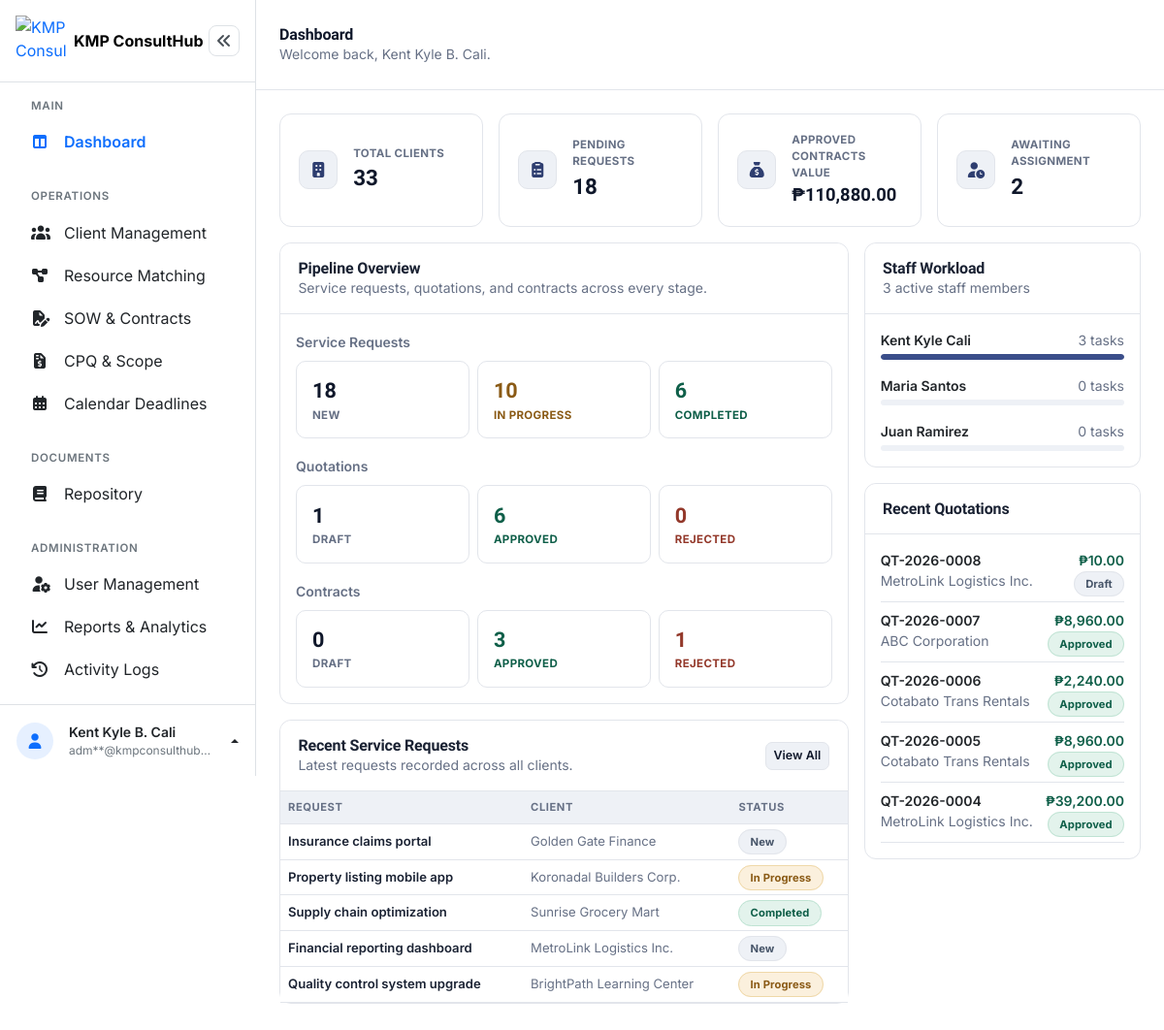
Page /admin/dashboard.php (signed in) on the earlier database version.
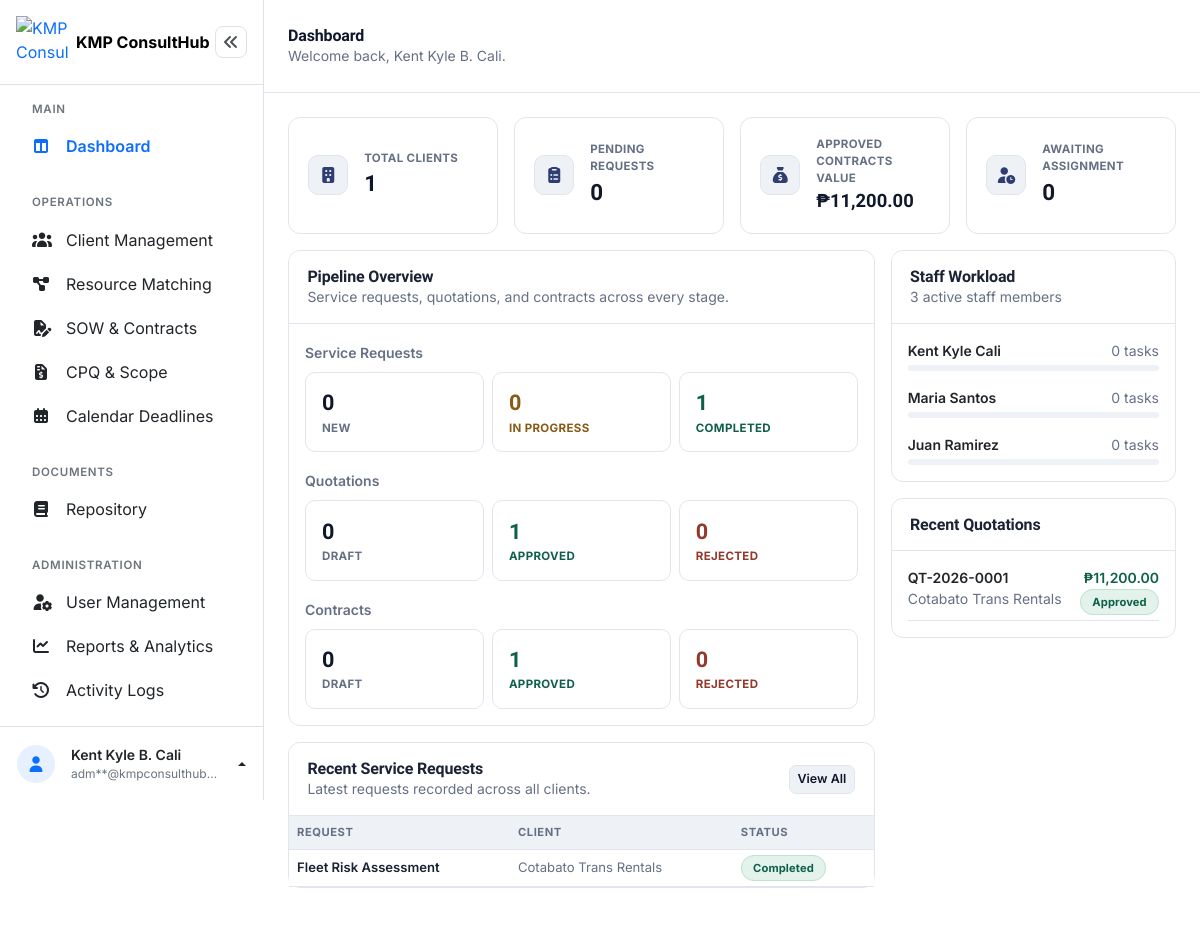
Same page on the later database version.
### tables this page shows
CREATE TABLE `service_requests` (
  `request_id` int(10) UNSIGNED NOT NULL,
  `client_id` int(10) UNSIGNED NOT NULL,
  `request_title` varchar(150) NOT NULL,
  `request_details` text DEFAULT NULL,
  `required_skill` varchar(100) DEFAULT NULL,
  `status` enum('New','In Progress','Completed','Cancelled') NOT NULL DEFAULT 'New',
  `assigned_to` int(10) UNSIGNED DEFAULT NULL,
  `assigned_by` int(10) UNSIGNED DEFAULT NULL,
  `created_at` timestamp NOT NULL DEFAULT current_timestamp(),
  `updated_at` timestamp NOT NULL DEFAULT current_timestamp() ON UPDATE current_timestamp()
);

CREATE TABLE `clients` (
  `client_id` int(10) UNSIGNED NOT NULL,
  `company_name` varchar(150) NOT NULL,
  `contact_person` varchar(150) NOT NULL,
  `email` varchar(150) NOT NULL,
  `contact_number` varchar(20) NOT NULL,
  `address` varchar(255) NOT NULL,
  `industry` varchar(100) DEFAULT NULL,
  `created_at` timestamp NOT NULL DEFAULT current_timestamp(),
  `updated_at` timestamp NOT NULL DEFAULT current_timestamp() ON UPDATE current_timestamp()
);

CREATE TABLE `users` (
  `user_id` int(10) UNSIGNED NOT NULL,
  `firstname` varchar(100) NOT NULL,
  `middlename` varchar(100) DEFAULT NULL,
  `lastname` varchar(100) NOT NULL,
  `birthday` date NOT NULL,
  `gender` enum('Male','Female') NOT NULL,
  `address` varchar(255) NOT NULL,
  `contact_number` varchar(20) NOT NULL,
  `email` varchar(150) NOT NULL,
  `password` varchar(255) NOT NULL,
  `role` enum('manager','supervisor','staff') NOT NULL,
  `status` enum('Active','Inactive') NOT NULL DEFAULT 'Active',
  `created_at` timestamp NOT NULL DEFAULT current_timestamp(),
  `updated_at` timestamp NOT NULL DEFAULT current_timestamp() ON UPDATE current_timestamp()
);

CREATE TABLE `quotations` (
  `quotation_id` int(10) UNSIGNED NOT NULL,
  `quotation_number` varchar(30) NOT NULL,
  `request_id` int(10) UNSIGNED NOT NULL,
  `client_id` int(10) UNSIGNED NOT NULL,
  `project_scope` text DEFAULT NULL,
  `status` enum('Draft','Sent','Approved','Rejected') NOT NULL DEFAULT 'Draft',
  `subtotal` decimal(12,2) NOT NULL DEFAULT 0.00,
  `tax_rate` decimal(5,2) NOT NULL DEFAULT 0.00,
  `tax_amount` decimal(12,2) NOT NULL DEFAULT 0.00,
  `total_amount` decimal(12,2) NOT NULL DEFAULT 0.00,
  `valid_until` date DEFAULT NULL,
  `notes` text DEFAULT NULL,
  `prepared_by` int(10) UNSIGNED DEFAULT NULL,
  `created_at` timestamp NOT NULL DEFAULT current_timestamp(),
  `updated_at` timestamp NOT NULL DEFAULT current_timestamp() ON UPDATE current_timestamp()
);

### admin/dashboard.php (the view, shortened to what the rows shown need)
<?php
$pdo = getConnection();
$recentRequestsStmt = $pdo->query(
    "SELECT sr.request_id, sr.request_title, sr.status, sr.created_at, c.company_name
     FROM service_requests sr
     INNER JOIN clients c ON c.client_id = sr.client_id
     ORDER BY sr.created_at DESC
     LIMIT 5"
);
$recentRequests = $recentRequestsStmt->fetchAll();
$recentQuotationsStmt = $pdo->query(
    "SELECT q.quotation_number, q.status, q.total_amount, q.created_at, c.company_name
     FROM quotations q
     INNER JOIN clients c ON c.client_id = q.client_id
     ORDER BY q.created_at DESC
     LIMIT 5"
);
$recentQuotations = $recentQuotationsStmt->fetchAll();
$staffWorkloadStmt = $pdo->query(
    "SELECT u.user_id, u.firstname, u.lastname, u.status,
            (SELECT COUNT(*) FROM service_requests sr WHERE sr.assigned_to = u.user_id AND sr.status = 'In Progress') AS workload
     FROM users u
     WHERE u.role = 'Staff'
     ORDER BY workload DESC
     LIMIT 5"
);
$staffWorkload = $staffWorkloadStmt->fetchAll();
function requestStatusClass(string $status): string
{
    return match ($status) {
        'New' => 'status-new',
        'In Progress' => 'status-progress',
        'Completed' => 'status-approved',
        'Cancelled' => 'status-rejected',
        default => 'status-new',
    };
}
function quotationStatusClass(string $status): string
{
    return match ($status) {
        'Draft' => 'status-new',
        'Approved' => 'status-approved',
        'Rejected' => 'status-rejected',
        default => 'status-new',
    };
}
?>
<!DOCTYPE html>
<html lang="en">
<head>
<link rel="stylesheet" href="../assets/vendor/bootstrap-5.3.8/css/bootstrap.min.css">
<link rel="stylesheet" href="../assets/vendor/fontawesome-free-7.3.1/css/all.min.css">
<link rel="stylesheet" href="../assets/css/dashboard.css">
</head>
<body>
<div class="dashboard-layout d-flex">
  <div class="dashboard-main flex-grow-1" style="min-width:0;">
    <header class="dashboard-topbar bg-white d-flex align-items-center justify-content-between px-3 px-md-4 no-print">
      <div class="d-flex align-items-center gap-3">
        <div>
          <h1 class="dashboard-title h6 h5-md fw-bold mb-0">Dashboard</h1>
        </div>
      </div>
    </header>
    <main class="dashboard-content p-3 p-md-4">
      <div class="row g-3">
        <div class="col-lg-8">
          <section class="card mb-3">
            <div class="card-header">
              <h2 class="h6 fw-bold mb-0">Pipeline Overview</h2>
            </div>
          </section>
          <section class="card mb-3">
            <div class="card-header d-flex justify-content-between align-items-center">
              <div>
                <h2 class="h6 fw-bold mb-0">Recent Service Requests</h2>
              </div>
            </div>
            <div class="table-responsive">
              <table class="table table-hover align-middle mb-0">
                <thead>
                  <tr>
                    <th scope="col">Request</th>
                    <th scope="col" class="d-none d-md-table-cell">Client</th>
                    <th scope="col">Status</th>
                  </tr>
                </thead>
                <tbody>
                  <?php if (empty($recentRequests)): ?>
                    <tr><td colspan="3"><div class="empty-state text-center py-4"><i class="fa-regular fa-folder-open fs-4 d-block mb-2"></i><p class="small mb-0">No service requests yet.</p></div></td></tr>
                  <?php else: ?>
                    <?php foreach ($recentRequests as $r): ?>
                      <tr>
                        <td class="fw-semibold"><?= htmlspecialchars($r['request_title']) ?></td>
                        <td class="d-none d-md-table-cell" style="color:var(--ink-soft);"><?= htmlspecialchars($r['company_name']) ?></td>
                        <td><span class="status-pill <?= requestStatusClass($r['status']) ?>"><?= htmlspecialchars($r['status']) ?></span></td>
                      </tr>
                    <?php endforeach; ?>
                  <?php endif; ?>
                </tbody>
              </table>
            </div>
          </section>
        </div>
        <div class="col-lg-4">
          <section class="card mb-3">
            <div class="card-header">
              <h2 class="h6 fw-bold mb-0">Staff Workload</h2>
            </div>
            <div class="card-body d-flex flex-column gap-3">
              <?php if (empty($staffWorkload)): ?>
                <div class="empty-state text-center py-3"><p class="small mb-0">No staff accounts found.</p></div>
              <?php else: ?>
                <?php
                  $maxWorkload = max(array_column($staffWorkload, 'workload')) ?: 1;
                  foreach ($staffWorkload as $s):
                    $pct = $maxWorkload > 0 ? round(($s['workload'] / $maxWorkload) * 100) : 0;
                ?>
                  <div>
                    <div class="d-flex justify-content-between mb-1">
                      <span class="small fw-semibold"><?= htmlspecialchars($s['firstname'] . ' ' . $s['lastname']) ?></span>
                      <span class="small" style="color:var(--ink-soft);"><?= $s['workload'] ?> task<?= $s['workload'] == 1 ? '' : 's' ?></span>
                    </div>
                    <div class="workload-bar-track">
                      <div class="workload-bar-fill" style="width:<?= $pct ?>%;"></div>
                    </div>
                  </div>
                <?php endforeach; ?>
              <?php endif; ?>
            </div>
          </section>
          <section class="card">
            <div class="card-header">
              <h2 class="h6 fw-bold mb-0">Recent Quotations</h2>
            </div>
            <div class="card-body d-flex flex-column gap-2">
              <?php if (empty($recentQuotations)): ?>
                <div class="empty-state text-center py-3"><p class="small mb-0">No quotations yet.</p></div>
              <?php else: ?>
                <?php foreach ($recentQuotations as $q): ?>
                  <div class="d-flex justify-content-between align-items-start gap-2 pb-2" style="border-bottom:1px solid var(--line);">
                    <div>
                      <div class="small fw-semibold"><?= htmlspecialchars($q['quotation_number']) ?></div>
                      <div class="small" style="color:var(--ink-soft);"><?= htmlspecialchars($q['company_name']) ?></div>
                    </div>
                    <div class="text-end">
                      <div class="small fw-semibold" style="color:var(--success-text);">&#8369;<?= number_format((float) $q['total_amount'], 2) ?></div>
                      <span class="status-pill <?= quotationStatusClass($q['status']) ?>"><?= htmlspecialchars($q['status']) ?></span>
                    </div>
                  </div>
                <?php endforeach; ?>
              <?php endif; ?>
            </div>
          </section>
        </div>
      </div>
    </main>
  </div>
</div>
</body>
</html>

Differences in the rows shown:
removed service_requests: request_title "Insurance claims portal", client.company_name "Golden Gate Finance", status "New"
removed service_requests: request_title "Property listing mobile app", client.company_name "Koronadal Builders Corp.", status "In Progress"
removed service_requests: request_title "Supply chain optimization", client.company_name "Sunrise Grocery Mart", status "Completed"
removed service_requests: request_title "Financial reporting dashboard", client.company_name "MetroLink Logistics Inc.", status "New"
removed service_requests: request_title "Quality control system upgrade", client.company_name "BrightPath Learning Center", status "In Progress"
removed quotations: quotation_number "QT-2026-0008", client.company_name "MetroLink Logistics Inc.", total_amount "10.00", status "Draft"
removed quotations: quotation_number "QT-2026-0007", client.company_name "ABC Corporation", total_amount "8,960.00", status "Approved"
removed quotations: quotation_number "QT-2026-0006", client.company_name "Cotabato Trans Rentals", total_amount "2,240.00", status "Approved"
removed quotations: quotation_number "QT-2026-0005", client.company_name "Cotabato Trans Rentals", total_amount "8,960.00", status "Approved"
removed quotations: quotation_number "QT-2026-0004", client.company_name "MetroLink Logistics Inc.", total_amount "39,200.00", status "Approved"
added service_requests: request_title "Fleet Risk Assessment", client.company_name "Cotabato Trans Rentals", status "Completed"
computed for users "Kent Kyle Cali": workload "3" → "0"
added quotations: quotation_number "QT-2026-0001", client.company_name "Cotabato Trans Rentals", total_amount "11,200.00", status "Approved"
Other differences:
$totalClients: "33" → "1"
$newRequests: "18" → "0"
$contractValue: "110,880.00" → "11,200.00"
$awaitingAssignment: "2" → "0"
$inProgressRequests: "10" → "0"
$completedRequests: "6" → "1"
$draftQuotations: "1" → "0"
$approvedQuotations: "6" → "1"
$approvedContracts: "3" → "1"
$rejectedContracts: "1" → "0"
